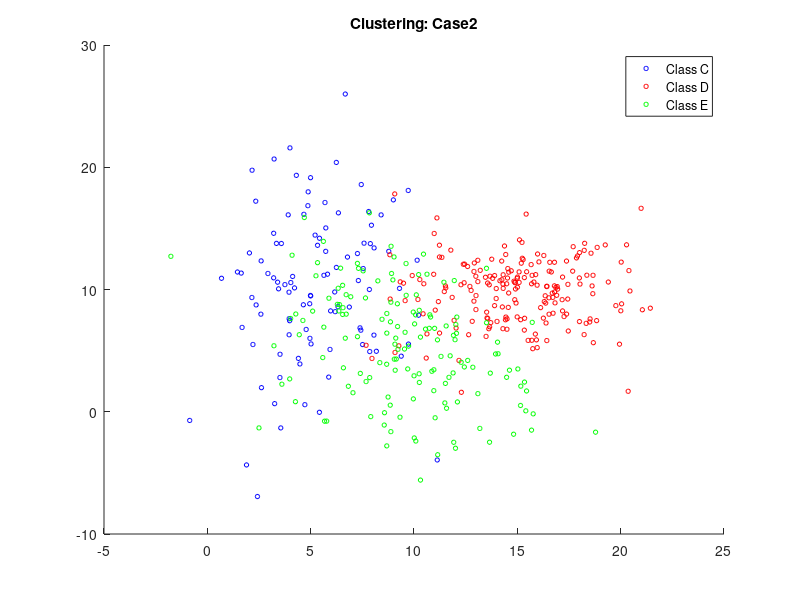

Reproduce this figure in MATLAB.
MU3 = [5 10];
SIGMA3 = [8 4; 4 40];
MU4 = [15 10];
SIGMA4 = [8 0; 0 8];
MU5 = [10 5];
SIGMA5 = [10 -5; -5 20]; 

R3 = chol(SIGMA3);
R4 = chol(SIGMA4);
R5 = chol(SIGMA5);

z3 = repmat(MU3,100,1) + randn(100,2)*R3;
z4 = repmat(MU4,200,1) + randn(200,2)*R4;
z5 = repmat(MU5,150,1) + randn(150,2)*R5;


figure;
title('Clustering: Case2')
hold on;
scatter(z3(:,1),z3(:,2),10, 'b');
hold off;
hold on;
scatter(z4(:,1),z4(:,2),10, 'r');
hold off;
hold on 
scatter(z5(:,1),z5(:,2),10, 'g');
hold off;
legend('Class C', 'Class D','Class E');
